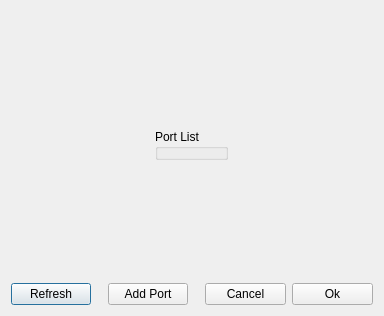
<ui version="4.0" >
 <class>ChoosePortDialog</class>
 <widget class="QDialog" name="ChoosePortDialog" >
  <property name="windowModality" >
   <enum>Qt::ApplicationModal</enum>
  </property>
  <property name="geometry" >
   <rect>
    <x>0</x>
    <y>0</y>
    <width>384</width>
    <height>316</height>
   </rect>
  </property>
  <property name="windowTitle" >
   <string>Port Selection</string>
  </property>
  <layout class="QGridLayout" >
   <item row="0" column="1" >
    <spacer>
     <property name="orientation" >
      <enum>Qt::Vertical</enum>
     </property>
     <property name="sizeHint" >
      <size>
       <width>66</width>
       <height>81</height>
      </size>
     </property>
    </spacer>
   </item>
   <item row="1" column="0" >
    <spacer>
     <property name="orientation" >
      <enum>Qt::Horizontal</enum>
     </property>
     <property name="sizeHint" >
      <size>
       <width>41</width>
       <height>20</height>
      </size>
     </property>
    </spacer>
   </item>
   <item row="1" column="1" >
    <widget class="QGroupBox" name="ui_portGroupBox" >
     <property name="title" >
      <string>Port List</string>
     </property>
    </widget>
   </item>
   <item row="1" column="2" >
    <spacer>
     <property name="orientation" >
      <enum>Qt::Horizontal</enum>
     </property>
     <property name="sizeHint" >
      <size>
       <width>61</width>
       <height>20</height>
      </size>
     </property>
    </spacer>
   </item>
   <item row="2" column="1" >
    <spacer>
     <property name="orientation" >
      <enum>Qt::Vertical</enum>
     </property>
     <property name="sizeHint" >
      <size>
       <width>66</width>
       <height>71</height>
      </size>
     </property>
    </spacer>
   </item>
   <item row="3" column="0" colspan="3" >
    <layout class="QHBoxLayout" >
     <item>
      <widget class="QPushButton" name="ui_refreshButton" >
       <property name="maximumSize" >
        <size>
         <width>81</width>
         <height>16777215</height>
        </size>
       </property>
       <property name="text" >
        <string>Refresh</string>
       </property>
      </widget>
     </item>
     <item>
      <spacer>
       <property name="orientation" >
        <enum>Qt::Horizontal</enum>
       </property>
       <property name="sizeHint" >
        <size>
         <width>41</width>
         <height>20</height>
        </size>
       </property>
      </spacer>
     </item>
     <item>
      <widget class="QPushButton" name="ui_addPortButton" >
       <property name="text" >
        <string>Add Port</string>
       </property>
      </widget>
     </item>
     <item>
      <spacer>
       <property name="orientation" >
        <enum>Qt::Horizontal</enum>
       </property>
       <property name="sizeHint" >
        <size>
         <width>40</width>
         <height>20</height>
        </size>
       </property>
      </spacer>
     </item>
     <item>
      <widget class="QPushButton" name="ui_cancelButton" >
       <property name="minimumSize" >
        <size>
         <width>81</width>
         <height>0</height>
        </size>
       </property>
       <property name="maximumSize" >
        <size>
         <width>81</width>
         <height>16777215</height>
        </size>
       </property>
       <property name="text" >
        <string>Cancel</string>
       </property>
      </widget>
     </item>
     <item>
      <widget class="QPushButton" name="ui_okButton" >
       <property name="minimumSize" >
        <size>
         <width>81</width>
         <height>0</height>
        </size>
       </property>
       <property name="maximumSize" >
        <size>
         <width>81</width>
         <height>16777215</height>
        </size>
       </property>
       <property name="text" >
        <string>Ok</string>
       </property>
      </widget>
     </item>
    </layout>
   </item>
  </layout>
 </widget>
 <resources/>
 <connections>
  <connection>
   <sender>ui_okButton</sender>
   <signal>clicked()</signal>
   <receiver>ChoosePortDialog</receiver>
   <slot>accept()</slot>
   <hints>
    <hint type="sourcelabel" >
     <x>353</x>
     <y>270</y>
    </hint>
    <hint type="destinationlabel" >
     <x>199</x>
     <y>145</y>
    </hint>
   </hints>
  </connection>
  <connection>
   <sender>ui_cancelButton</sender>
   <signal>clicked()</signal>
   <receiver>ChoosePortDialog</receiver>
   <slot>reject()</slot>
   <hints>
    <hint type="sourcelabel" >
     <x>272</x>
     <y>270</y>
    </hint>
    <hint type="destinationlabel" >
     <x>199</x>
     <y>145</y>
    </hint>
   </hints>
  </connection>
 </connections>
</ui>
